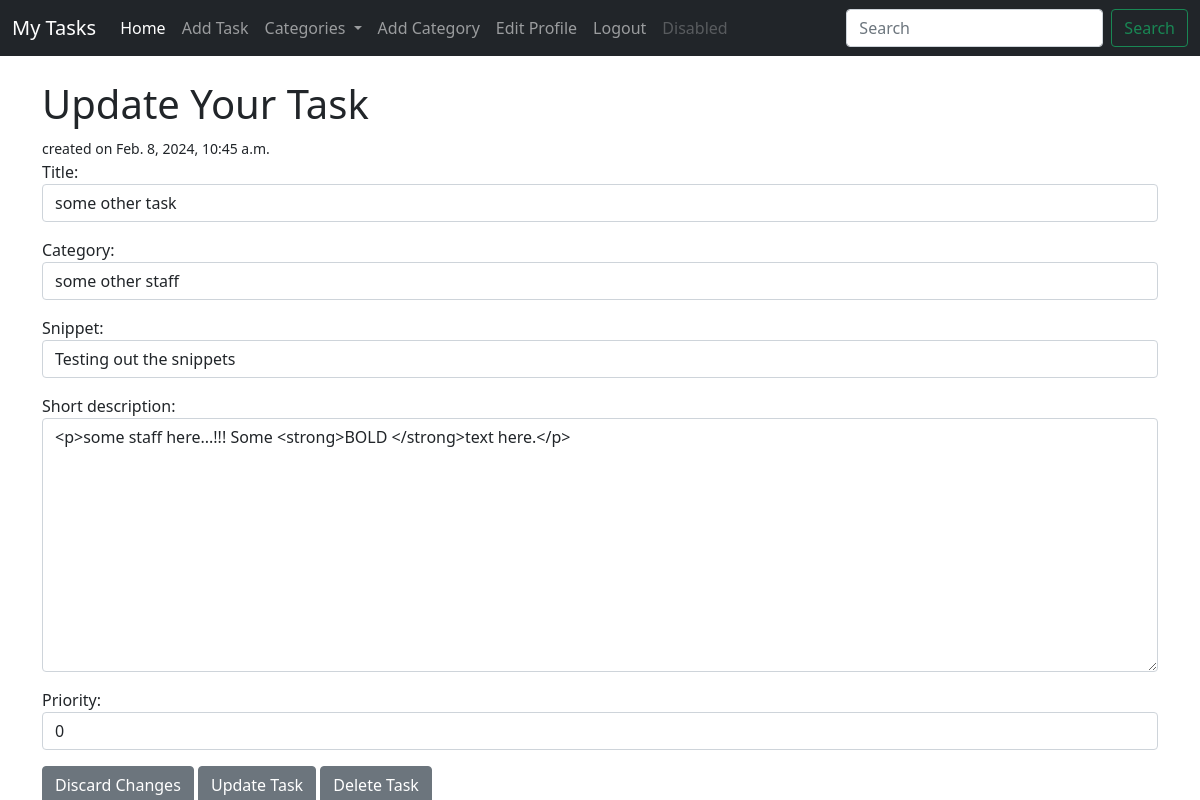
Page /task/edit/27 (signed in) on the committed database.
### task/models.py (models this page shows, shortened)
class Task(models.Model):
    title = models.CharField(max_length=200)
    title_tag = models.CharField(max_length=200)
    author = models.ForeignKey(User, on_delete=models.CASCADE)
    short_description = RichTextField(blank=True, null=True)
    date_created = models.DateTimeField(auto_now_add=True)
    priority = models.IntegerField(default=0)
    category = models.CharField(max_length=200, default='uncategorized')
    snippet = models.CharField(max_length=200)
    completed = models.BooleanField(default=False)
    likes = models.ManyToManyField(User, related_name='task_likes')

### task/views.py (the view)
# urls.py: path('task/edit/<int:pk>', EditTaskView.as_view(), name='edit_task'),
class EditTaskView(CategoryMixin, UpdateView):
    model = Task
    form_class = EditForm
    template_name = 'task/edit_task.html'

### task/forms.py
class EditForm(forms.ModelForm):
    class Meta:
        model = Task
        fields = ('title', 'category', 'snippet', 'short_description', 'priority')
        widgets = {
            'title': forms.TextInput(attrs={'class': 'form-control', 'placeholder': 'Enter the task title...'}),
            'category': forms.Select(choices=choice, attrs={'class': 'form-control'}),
            'snippet': forms.TextInput(attrs={'class': 'form-control'}),
            'short_description': forms.Textarea(attrs={'class': 'form-control'}),
            'priority': forms.TextInput(attrs={'class': 'form-control'}),
        }

### task/models.py (called while the page is built)
    def __str__(self):
        return self.category_name

### task/views.py (called while the page is built)
    def get_context_data(self, *args, **kwargs):
        cat_list = Category.objects.all()
        context = super().get_context_data(*args, **kwargs)
        context['cat_list'] = cat_list
        return context

### task/templates/task/edit_task.html (shortened to what this page needs)
{% extends 'task/base.html' %}
{% block content %}
{% if user.is_authenticated %}
    {% if user.id == task.author.id %}
<h1>Update Your Task</h1><small>created on {{ task.date_created }}</small>
<div class="form-group">
    <form method="POST" class="submit_form">
        {{ form.as_p }}
        <a href="{% url 'home' %}" class="btn btn-secondary">Discard Changes</a>
        <button class="btn btn-secondary">Update Task</button>
        <a class="btn btn-secondary" href="{% url 'delete_task' task.pk %}">Delete Task</a>
    </form>
</div>
    {% else %}
        <h2>You're about to enter a restricted territory, someone else's tasks...!!!</h2>
    {% endif %}
{% else %}
You're not allowed here, and you know it!...
{% endif %}
{% endblock %}

### rows in the picture
Task: date_created "Feb. 8, 2024, 10:45 a.m.", title "some other task", category "some other staff", snippet "Testing out the snippets", short_description "<p>some staff here...!!! Some <strong>BOLD </strong>text here.</p>", priority "0"
